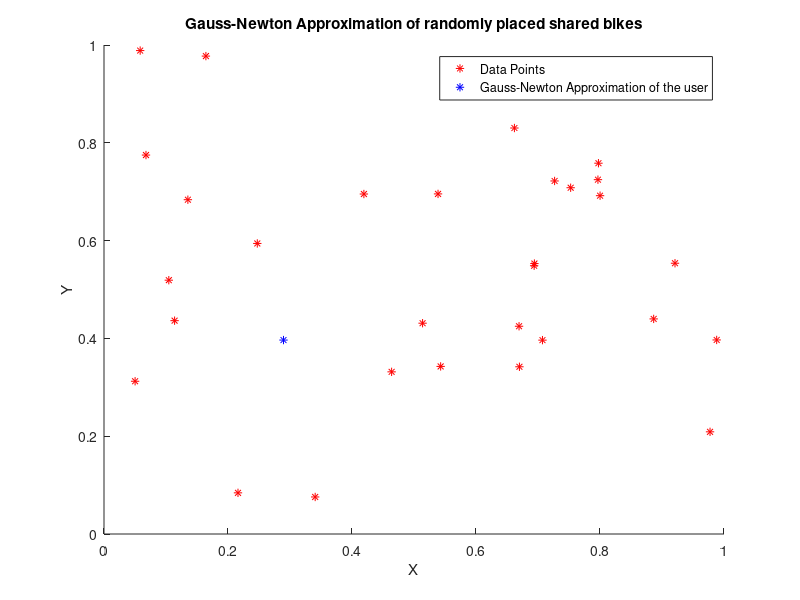

Source code (MATLAB):
function [unknowns,steps,S] = GaussNewton()
format long
tolerance = 1e-8;
maxstep = 100;
p = rand(30,1);
q = rand(30,1);
d = rand(30,1);
a = [0.5;0.5];
m = length(p);
n = length(a);
aold = a;
for k = 1:maxstep
    S = 0;
    for i = 1:m
        for j = 1:n
            J(i,j) = df(p(i),q(i),a(1,1),a(2,1),j);
            JT(j,i) = J(i,j);
        end
    end
    Jz = -JT*J;
    for i = 1:m
        r(i,1) = d(i) - sqrt((a(1,1) - p(i))^2 + (a(2,1) - q(i))^2);
        S = S + r(i,1)^2;
    end
    k
    S
    g = Jz\JT;
    a = aold - g*r;
    unknowns = a;
    error(k) = a(1,1) - aold(1,1);
    if (abs(error(k)) <= tolerance)
        break;
    end
    aold = a;
end
steps = k;
hold all
plot (p,q,'r*')
plot(a(1,1),a(2,1),'b*')
title('Gauss-Newton Approximation of randomly placed shared bikes')
xlabel('X')
ylabel('Y')
legend('Data Points','Gauss-Newton Approximation of the user')
hold off
errorration(3:k) = error(2:k-1)./error(3:k);
%errorration
end

function value = df(p,q,a1,a2,index)
switch index
    case 1
        value = (2*a1 - 2*p)*0.5*((a1-p)^2 + (a2-q)^2)^(-0.5);
    case 2
        value = (2*a2 - 2*q)*0.5*((a1-p)^2 + (a2-q)^2)^(-0.5);
end
end
